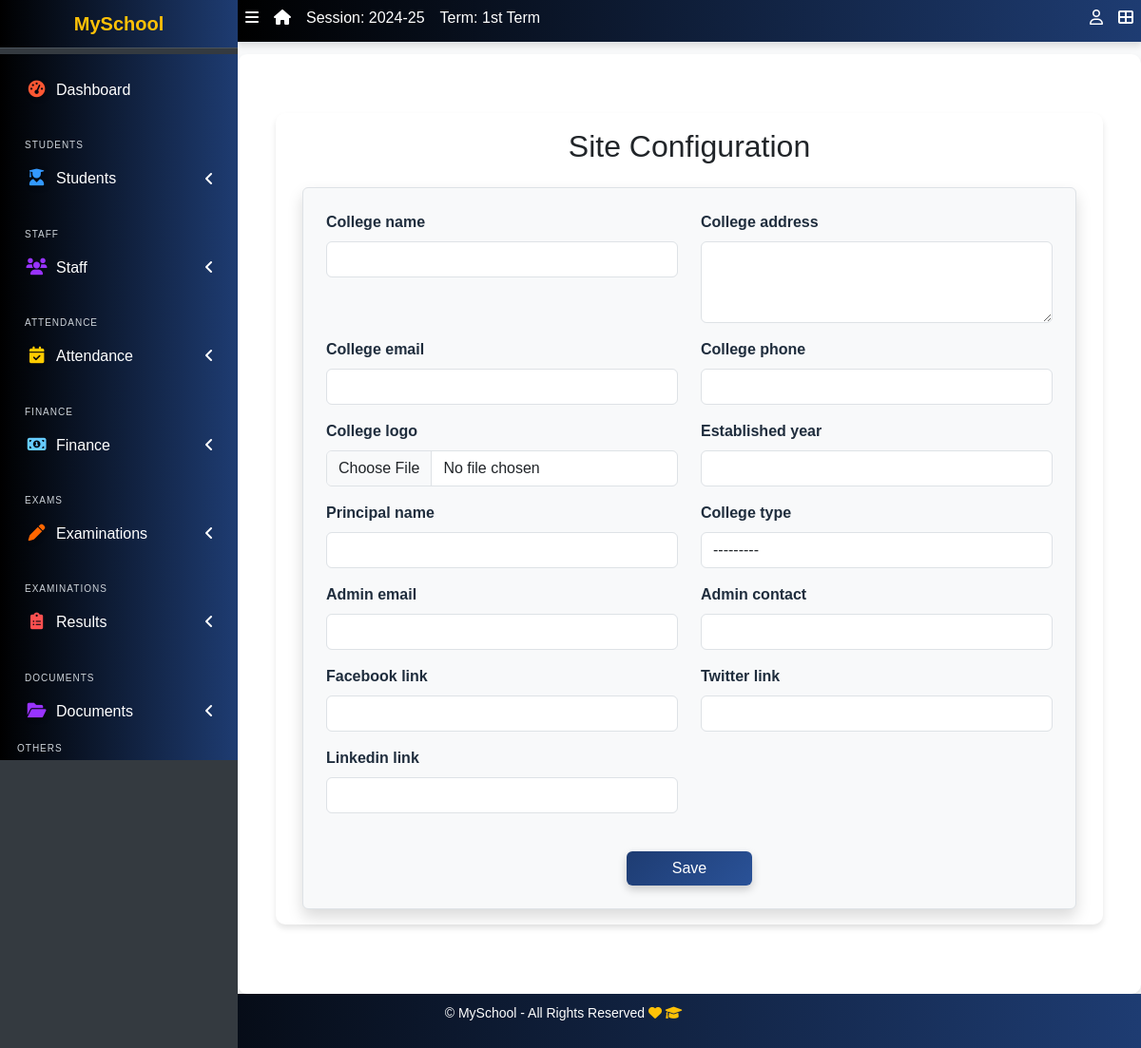
Before: /site-config with the older database file.
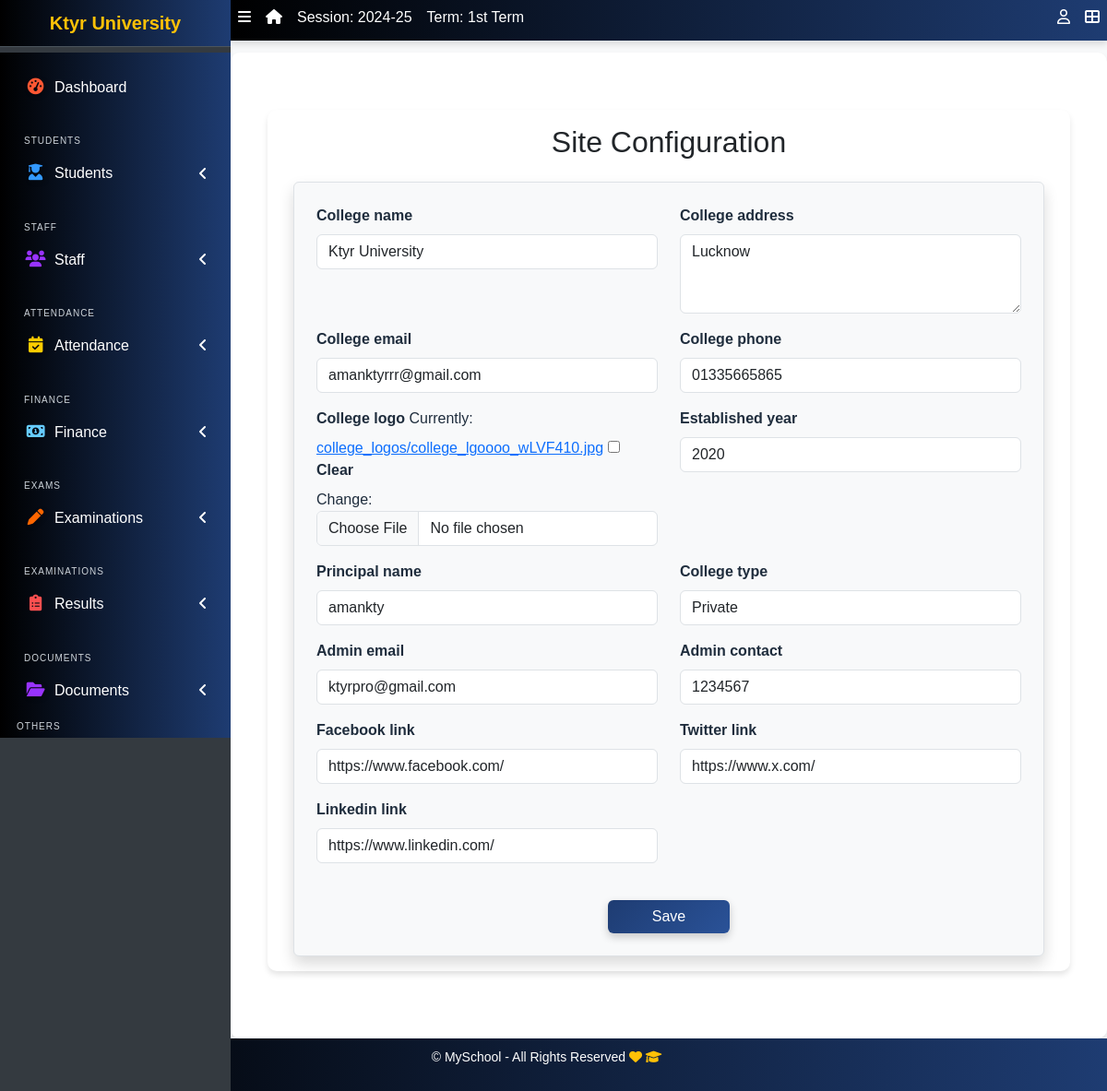
After: the same page with the newer database file.
### apps/corecode/models.py (models this page shows, shortened)
class AcademicSession(models.Model):
    name = models.CharField(max_length=200, unique=True)
    current = models.BooleanField(default=True)
    class Meta:
        ordering = ["-name"]

class AcademicTerm(models.Model):
    name = models.CharField(max_length=20, unique=True)
    current = models.BooleanField(default=True)
    class Meta:
        ordering = ["name"]

class CollegeProfile(models.Model):
    college_name = models.CharField(max_length=255)
    college_address = models.TextField()
    college_email = models.EmailField()
    college_phone = models.CharField(max_length=15)
    college_logo = models.ImageField(upload_to='college_logos/', blank=True, null=True)
    established_year = models.PositiveIntegerField()
    principal_name = models.CharField(max_length=255)
    college_type = models.CharField(max_length=50, choices=[
        ('Government', 'Government'),
        ('Private', 'Private'),
        ('Semi-Government', 'Semi-Government'),
    ])
    admin_email = models.EmailField()
    admin_contact = models.CharField(max_length=15)
    facebook_link = models.URLField(blank=True, null=True)
    twitter_link = models.URLField(blank=True, null=True)
    linkedin_link = models.URLField(blank=True, null=True)

### apps/corecode/views.py (the view)
# urls.py: path("site-config", site_config_view, name="configs"),  # Corrected view
def site_config_view(request):
    profile = CollegeProfile.objects.first()
    if request.method == 'POST':
        form = CollegeProfileForm(request.POST, request.FILES, instance=profile)
        if form.is_valid():
            form.save()
            return redirect('college_profile')
    else:
        form = CollegeProfileForm(instance=profile)
    return render(request, 'corecode/siteconfig.html', {'form': form, 'title': 'Site Configuration'})

### apps/corecode/forms.py
class CollegeProfileForm(forms.ModelForm):
    class Meta:
        model = CollegeProfile
        fields = [
            'college_name', 'college_address', 'college_email', 'college_phone',
            'college_logo', 'established_year', 'principal_name', 'college_type',
            'admin_email', 'admin_contact', 'facebook_link', 'twitter_link', 'linkedin_link'
        ]
        widgets = {
            'college_address': forms.Textarea(attrs={'rows': 3}),
        }

### apps/corecode/context_processors.py (called while the page is built)
def site_defaults(request):
    current_session = AcademicSession.objects.get(current=True)
    current_term = AcademicTerm.objects.get(current=True)
    vals = SiteConfig.objects.all()
    contexts = {
        "current_session": current_session.name,
        "current_term": current_term.name,
    }
    for val in vals:
        contexts[val.key] = val.value
    return contexts

def global_college_profile(request):
    try:
        profile = CollegeProfileModel.objects.first()
    except CollegeProfileModel.DoesNotExist:
        profile = None
    return {'profile': profile}

### apps/corecode/templates/corecode/siteconfig.html (shortened to what this page needs)
{% extends 'base.html' %}
{% load widget_tweaks %}
{% block content %}
<div class="container ">
  <h2 class="mb-4 text-center">{{ title }}</h2>
  <form method="POST" enctype="multipart/form-data" class="p-4 border rounded bg-light shadow" id="siteConfigForm">
    <div class="row">
      {% for field in form %}
        <div class="col-md-6 mb-3">
          <label class="form-label font-weight-bold">{{ field.label }}</label>
          {{ field|add_class:"form-control" }}
        </div>
      {% endfor %}
    </div>
    <div class="text-center mt-4">
      <button type="submit" class="btn btn-primary px-5">Save</button>
    </div>
  </form>
</div>
{% endblock content %}

### templates/base.html (shortened to what this page needs)
{% load static %}
<!DOCTYPE html>
<html lang="en">
<head>
  <link rel="stylesheet" href="{% static 'plugins/fontawesome-free/css/all.min.css' %}">
  <link rel="stylesheet" href="{% static 'plugins/toastr/toastr.min.css' %}">
<link rel="stylesheet" href="https://cdn.jsdelivr.net/npm/bootstrap-icons/font/bootstrap-icons.css">
  <link rel="stylesheet"
    href="{% static 'plugins/overlayScrollbars/css/OverlayScrollbars.min.css' %}">
  <link rel="stylesheet" href="{% static 'plugins/Datatables/datatables.min.css' %}" />
  <link rel="stylesheet" href="{% static 'dist/css/adminlte.min.css' %}">
  <link rel="stylesheet" href="{% static 'dist/css/style.css' %}">
  <link rel="stylesheet" href="https://cdnjs.cloudflare.com/ajax/libs/font-awesome/6.0.0-beta3/css/all.min.css">
  <link rel="stylesheet" href="https://cdn.jsdelivr.net/npm/bootstrap@5.3.0/dist/css/bootstrap.min.css">
</head>
<body
  class="hold-transition sidebar-mini layout-fixed layout-navbar-fixed layout-footer-fixed">
  <div class="wrapper">
    <nav class="main-header navbar navbar-expand navbar-dark">
      <ul class="navbar-nav">
        <li class="nav-item">
          <a class="nav-link" data-widget="pushmenu" href="#" role="button"><i
              class="fas fa-bars"></i></a>
        </li>
        <li class="nav-item d-none d-sm-inline-block">
          <a href="{% url 'home' %} " class="nav-link"><i class="fa fa-home"></i></a>
        </li>
        <li class="nav-item d-none d-sm-inline-block">
          <a href="{% url 'current-session' %}" class="nav-link">Session: {{ current_session }}</a>
        </li>
        <li class="nav-item d-none d-sm-inline-block">
          <a href="{% url 'current-session' %}" class="nav-link">Term: {{ current_term }}</a>
        </li>
      </ul>
      <ul class="navbar-nav ml-auto">
        <li class="nav-item dropdown">
          <a class="nav-link" data-toggle="dropdown" href="#">
            <i class="far fa-user"></i>
          </a>
        </li>
        <li class="nav-item">
          <a class="nav-link" data-widget="control-sidebar" data-slide="true"
            href="#" role="button"><i class="fas fa-th-large"></i></a>
        </li>
      </ul>
    </nav>
    <aside class="main-sidebar sidebar-dark-primary">
      <a href="{% url 'home' %}" class="brand-link">{{ profile.college_name | default:"MySchool" }}</a>
<div class="sidebar">
  <nav class="mt-2">
      <ul class="nav nav-pills nav-sidebar flex-column" data-widget="treeview" role="menu" data-accordion="false">
          <li class="nav-item">
              <a href="{% url 'home' %}" class="nav-link {% if request.resolver_match.url_name == 'home' %}active{% endif %}">
                  <i class="nav-icon fas fa-tachometer-alt" style="color: #ff5733; text-shadow: 2px 2px 5px rgba(0, 0, 0, 0.3);"></i>
                  <p>Dashboard</p>
              </a>
          </li>
          <li class="nav-header">Students</li>
          <li class="nav-item has-treeview  {% if request.resolver_match.url_name in 'student-list student-create student-details  ' %}menu-open{% endif %}">
              <a href="#" class="nav-link  " >
                  <i class="nav-icon fas fa-user-graduate" style="color: #3399ff; text-shadow: 2px 2px 5px rgba(0, 0, 0, 0.3);"></i>
                  <p>Students<i class="fas fa-angle-left right"></i></p>
              </a>
          </li>
          <li class="nav-header">Staff</li>
          <li class="nav-item has-treeview  {% if request.resolver_match.url_name in 'staff-list non-teaching-staffs-list' %}menu-open{% endif %}">
              <a href="#" class="nav-link">
                  <i class="nav-icon fas fa-users" style="color: #9933ff;"></i>
                  <p>Staff<i class="fas fa-angle-left right"></i></p>
              </a>
          </li>
          <li class="nav-header">Attendance</li>
            <li class="nav-item has-treeview {% if request.resolver_match.url_name in 'attendance_list' %}menu-open{% endif %}">
                <a href="#" class="nav-link">
                    <i class="nav-icon fas fa-calendar-check" style="color: #ffcc00; text-shadow: 2px 2px 5px rgba(0, 0, 0, 0.3);"></i>
                    <p>Attendance<i class="fas fa-angle-left right"></i></p>
                </a>
            </li>
          <li class="nav-header">Finance</li>
          <li class="nav-item has-treeview {% if request.resolver_match.url_name in 'invoice-list' %}menu-open{% endif %}">
              <a href="#" class="nav-link">
                  <i class="nav-icon fas fa-money-bill-alt" style="color: #66ccff;"></i>
                  <p>
                      Finance
                      <i class="fas fa-angle-left right"></i>
                  </p>
              </a>
          </li>
          <li class="nav-header">Exams</li>
          <li class="nav-item has-treeview">
              <a href="#" class="nav-link">
                  <i class="nav-icon fas fa-pen" style="color: #ff6600; text-shadow: 2px 2px 5px rgba(0, 0, 0, 0.3);"></i>
                  <p>Examinations<i class="fas fa-angle-left right"></i></p>
              </a>
          </li>
          <li class="nav-header">Examinations</li>
          <li class="nav-item has-treeview">
              <a href="#" class="nav-link">
                  <i class="nav-icon fas fa-clipboard-list" style="color: #ff5050;"></i>
                  <p>Results<i class="fas fa-angle-left right"></i></p>
              </a>
          </li>
          <li class="nav-header">Documents</li>
          <li class="nav-item has-treeview">
              <a href="#" class="nav-link">
                  <i class="nav-icon fas fa-folder-open" style="color: #9933ff; text-shadow: 2px 2px 5px rgba(0, 0, 0, 0.3);"></i>
                  <p>Documents<i class="fas fa-angle-left right"></i></p>
              </a>
          </li>
          <ul class="nav nav-pills nav-sidebar flex-column" data-widget="treeview" role="menu" data-accordion="false">
            <li class="nav-header">Others</li>
        </ul>
      </ul>
  </nav>
</div>
    </aside>
    <div class="content-wrapper">
      <section class="content-header">
        <div class="container-fluid">
          <div class="row mb-1">
            <div class="col-sm-8">
            </div>
            <div class="col-sm-4">
            </div>
          </div>
        </div>
      </section>
      <section class="content" >
        <div class="container-fluid">
          <div class="row">
            <div class="col-md-12">
              {% block fullcard %}
              <div class="card">
                <div class="card-body">
                  <div class="row">
                    <div class="col">
                      {% block content %}
                      {% endblock content %}
                    </div>
                  </div>
                </div>
              </div>
              {% endblock fullcard %}
            </div>
          </div>
        </div>
      </section>
    </div>
    <footer class="footer">
      <p>&copy; {{ site_config.schoolname | default:"MySchool" }} - All Rights Reserved
      <i class="fas fa-heart"></i>
      <i class="fas fa-graduation-cap"></i>
  </div>
</body>
</html>

### templates/base.html (style rules this page uses)
body { font-family: 'Poppins', sans-serif; background-color: #f8f9fa; }
.wrapper { display: flex; flex-direction: column; min-height: 100vh; }
.navbar { background: linear-gradient(90deg, black, #1E3C72); color: white; box-shadow: 0 4px 6px rgba(0, 0, 0, 0.1); height: 45px; display: flex; align-items: center; }
.navbar .nav-link { color: white !important; padding: 5px 10px; transition: color 0.3s ease, transform 0.3s ease; text-decoration: none; }
.sidebar { background: linear-gradient(90deg, black, #1E3C72); color: white; height: calc(100vh - 50px); width: 250px; overflow-y: auto; padding: 10px; scrollbar-width: thin; scrollbar-color: #495057 #212529; }
.sidebar .nav-link { color: white !important; padding: 8px 15px; border-radius: 5px; transition: color 0.3s ease, background 0.3s ease, transform 0.3s ease; text-decoration: none; }
.sidebar .nav-header { color: #ced4da; font-weight: lighter; margin-top: 0rem; text-transform: uppercase; letter-spacing: 1px; font-size: 10px; }
.content-wrapper { flex: 1; padding: 20px; background-color: #ffffff; border-radius: 10px; box-shadow: 0 4px 6px rgba(0, 0, 0, 0.1); }
.card { border: none; border-radius: 10px; box-shadow: 0 4px 6px rgba(0, 0, 0, 0.1); transition: transform 0.3s ease, box-shadow 0.3s ease; }
.footer { background: linear-gradient(90deg, black, #1E3C72); color: white; text-align: center; padding: 10px 0; font-size: 14px; display: flex; justify-content: center; align-items: center; gap: 15px; }
.footer i { color: #ffc107; transition: transform 0.3s ease; }
.brand-link { background: linear-gradient(90deg, black, #1E3C72); color: white !important; text-align: center; font-weight: bold; padding: 10px; text-decoration: none; display: block; }

Changed rows visible on the page:
added CollegeProfile: college_name "Ktyr University", form "Ktyr University" "Lucknow" "amanktyrrr@gmail.com" "01335665865" "2020" "amankty" "Private" "ktyrpro@gmail.com" "1234567" "https://www.facebook.com/" "https://www.x.com/" "https://www.linkedin.com/"
Other visible differences:
{{ profile.college_name | default:"MySchool" }}: "MySchool" → (not shown)
new list line: "Currently: college_logos/college_lgoooo_wLVF410.jpg Clear Change: ☐"
